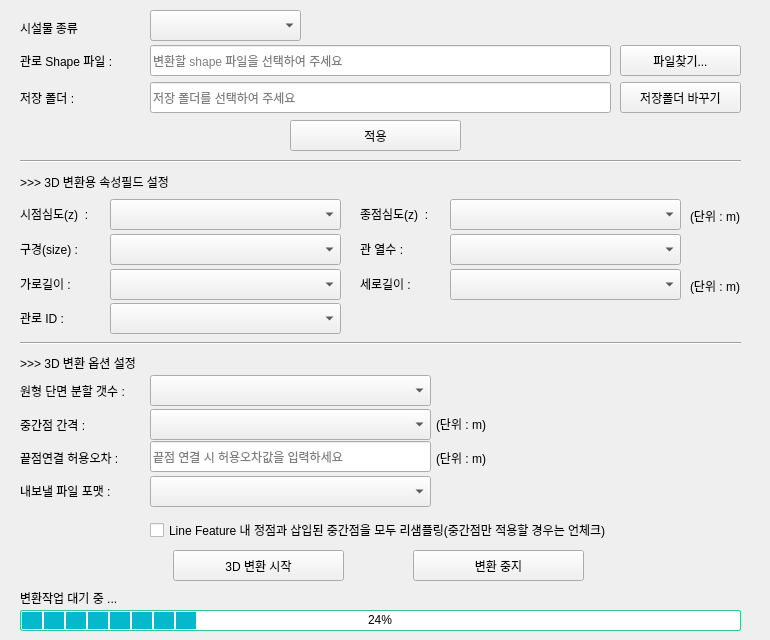
    <widget class="QWidget" name="tab_3">
     <attribute name="title">
      <string>시종점심도(하수)    </string>
     </attribute>
     <widget class="QComboBox" name="cmbExportFileFormat_3">
      <property name="geometry">
       <rect>
        <x>150</x>
        <y>476</y>
        <width>281</width>
        <height>31</height>
       </rect>
      </property>
      <property name="placeholderText">
       <string>내보낼 파일 형식을 선택하여 주세요</string>
      </property>
     </widget>
     <widget class="QPushButton" name="btnBrowse_3">
      <property name="geometry">
       <rect>
        <x>620</x>
        <y>45</y>
        <width>121</width>
        <height>31</height>
       </rect>
      </property>
      <property name="styleSheet">
       <string notr="true">background-color: #f0f0f0;</string>
      </property>
      <property name="text">
       <string>파일찾기...</string>
      </property>
      <property name="autoDefault">
       <bool>false</bool>
      </property>
     </widget>
     <widget class="QLabel" name="lblStartDepth_3">
      <property name="geometry">
       <rect>
        <x>20</x>
        <y>206</y>
        <width>81</width>
        <height>16</height>
       </rect>
      </property>
      <property name="styleSheet">
       <string notr="true">font: 600 9pt &quot;나눔고딕&quot;;</string>
      </property>
      <property name="text">
       <string>시점심도(z)  :</string>
      </property>
     </widget>
     <widget class="QLabel" name="lblFacilName_4">
      <property name="geometry">
       <rect>
        <x>20</x>
        <y>17</y>
        <width>121</width>
        <height>21</height>
       </rect>
      </property>
      <property name="font">
       <font>
        <family>나눔고딕</family>
        <pointsize>9</pointsize>
        <italic>false</italic>
        <fontweight>DemiBold</fontweight>
       </font>
      </property>
      <property name="styleSheet">
       <string notr="true">font: 600 9pt &quot;나눔고딕&quot;;</string>
      </property>
      <property name="text">
       <string>시설물 종류</string>
      </property>
     </widget>
     <widget class="QComboBox" name="cmbSizeSelect_3">
      <property name="geometry">
       <rect>
        <x>110</x>
        <y>234</y>
        <width>231</width>
        <height>31</height>
       </rect>
      </property>
      <property name="placeholderText">
       <string>원형관 구경 항목 선택</string>
      </property>
     </widget>
     <widget class="QLabel" name="label_21">
      <property name="geometry">
       <rect>
        <x>436</x>
        <y>450</y>
        <width>211</width>
        <height>16</height>
       </rect>
      </property>
      <property name="styleSheet">
       <string notr="true">font: 9pt &quot;나눔고딕&quot;;</string>
      </property>
      <property name="text">
       <string>(단위 : m)</string>
      </property>
     </widget>
     <widget class="QComboBox" name="cmbResamplingIntervals_3">
      <property name="geometry">
       <rect>
        <x>150</x>
        <y>409</y>
        <width>281</width>
        <height>31</height>
       </rect>
      </property>
      <property name="placeholderText">
       <string>선형 중간점 간격을 설정하여 주세요</string>
      </property>
     </widget>
     <widget class="Line" name="line_5">
      <property name="geometry">
       <rect>
        <x>20</x>
        <y>151</y>
        <width>721</width>
        <height>20</height>
       </rect>
      </property>
      <property name="styleSheet">
       <string notr="true">color: rgb(255, 255, 255);</string>
      </property>
      <property name="orientation">
       <enum>Qt::Orientation::Horizontal</enum>
      </property>
     </widget>
     <widget class="QLabel" name="lblShapeFile_8">
      <property name="geometry">
       <rect>
        <x>20</x>
        <y>352</y>
        <width>201</width>
        <height>21</height>
       </rect>
      </property>
      <property name="styleSheet">
       <string notr="true">font: 700 9pt &quot;맑은 고딕&quot;;</string>
      </property>
      <property name="text">
       <string>&gt;&gt;&gt; 3D 변환 옵션 설정</string>
      </property>
     </widget>
     <widget class="QComboBox" name="cmbStartDepthSelect">
      <property name="geometry">
       <rect>
        <x>110</x>
        <y>199</y>
        <width>231</width>
        <height>31</height>
       </rect>
      </property>
      <property name="placeholderText">
       <string>시점심도 항목 선택</string>
      </property>
     </widget>
     <widget class="QLabel" name="label_18">
      <property name="geometry">
       <rect>
        <x>690</x>
        <y>208</y>
        <width>71</width>
        <height>16</height>
       </rect>
      </property>
      <property name="styleSheet">
       <string notr="true">font: 9pt &quot;나눔고딕&quot;;</string>
      </property>
      <property name="text">
       <string>(단위 : m)</string>
      </property>
     </widget>
     <widget class="QLabel" name="lblCircleSeg_3">
      <property name="geometry">
       <rect>
        <x>20</x>
        <y>383</y>
        <width>116</width>
        <height>16</height>
       </rect>
      </property>
      <property name="styleSheet">
       <string notr="true">font: 600 9pt &quot;나눔고딕&quot;;</string>
      </property>
      <property name="text">
       <string>원형 단면 분할 갯수 :</string>
      </property>
     </widget>
     <widget class="QLabel" name="lblResampling_3">
      <property name="geometry">
       <rect>
        <x>20</x>
        <y>417</y>
        <width>116</width>
        <height>16</height>
       </rect>
      </property>
      <property name="styleSheet">
       <string notr="true">font: 600 9pt &quot;나눔고딕&quot;;</string>
      </property>
      <property name="text">
       <string>중간점 간격 :</string>
      </property>
     </widget>
     <widget class="Line" name="line_6">
      <property name="geometry">
       <rect>
        <x>20</x>
        <y>333</y>
        <width>721</width>
        <height>20</height>
       </rect>
      </property>
      <property name="styleSheet">
       <string notr="true">color: rgb(255, 255, 255);</string>
      </property>
      <property name="orientation">
       <enum>Qt::Orientation::Horizontal</enum>
      </property>
     </widget>
     <widget class="QLabel" name="lblShapeFile_9">
      <property name="geometry">
       <rect>
        <x>20</x>
        <y>171</y>
        <width>201</width>
        <height>21</height>
       </rect>
      </property>
      <property name="styleSheet">
       <string notr="true">font: 700 9pt &quot;맑은 고딕&quot;;</string>
      </property>
      <property name="text">
       <string>&gt;&gt;&gt; 3D 변환용 속성필드 설정</string>
      </property>
     </widget>
     <widget class="QLineEdit" name="ledShapeFile_3">
      <property name="geometry">
       <rect>
        <x>150</x>
        <y>45</y>
        <width>461</width>
        <height>31</height>
       </rect>
      </property>
      <property name="styleSheet">
       <string notr="true">font: 9pt &quot;맑은 고딕&quot;;</string>
      </property>
      <property name="placeholderText">
       <string>변환할 shape 파일을 선택하여 주세요</string>
      </property>
     </widget>
     <widget class="QPushButton" name="btnSaveFolderBrowse_3">
      <property name="geometry">
       <rect>
        <x>620</x>
        <y>82</y>
        <width>121</width>
        <height>31</height>
       </rect>
      </property>
      <property name="styleSheet">
       <string notr="true">background-color: #f0f0f0;</string>
      </property>
      <property name="text">
       <string>저장폴더 바꾸기</string>
      </property>
      <property name="autoDefault">
       <bool>false</bool>
      </property>
     </widget>
     <widget class="QPushButton" name="btnStop_3">
      <property name="geometry">
       <rect>
        <x>413</x>
        <y>550</y>
        <width>171</width>
        <height>31</height>
       </rect>
      </property>
      <property name="styleSheet">
       <string notr="true">background-color: #f0f0f0;
border-color: rgb(255, 255, 255);</string>
      </property>
      <property name="text">
       <string>변환 중지</string>
      </property>
     </widget>
     <widget class="QLabel" name="lblProgressMsg_3">
      <property name="geometry">
       <rect>
        <x>20</x>
        <y>590</y>
        <width>601</width>
        <height>16</height>
       </rect>
      </property>
      <property name="styleSheet">
       <string notr="true">font: 9pt &quot;나눔고딕&quot;;</string>
      </property>
      <property name="text">
       <string>변환작업 대기 중 ...</string>
      </property>
     </widget>
     <widget class="QLineEdit" name="ledConnectTolerance_3">
      <property name="geometry">
       <rect>
        <x>150</x>
        <y>441</y>
        <width>281</width>
        <height>31</height>
       </rect>
      </property>
      <property name="styleSheet">
       <string notr="true">font: 9pt &quot;맑은 고딕&quot;;</string>
      </property>
      <property name="placeholderText">
       <string>끝점 연결 시 허용오차값을 입력하세요</string>
      </property>
     </widget>
     <widget class="QProgressBar" name="progressBar_3">
      <property name="geometry">
       <rect>
        <x>20</x>
        <y>610</y>
        <width>721</width>
        <height>21</height>
       </rect>
      </property>
      <property name="styleSheet">
       <string notr="true">QProgressBar {
    border: 1px solid gray;
    border-radius: 2px;
    text-align: center;
    color: black;
	border-color: rgb(50, 199, 149);
}

QProgressBar::chunk {
    background-color: #05B8CC;
    width: 20px;
    margin: 0.5px;
}</string>
      </property>
      <property name="value">
       <number>24</number>
      </property>
     </widget>
     <widget class="QLabel" name="lblSaveFolder_3">
      <property name="geometry">
       <rect>
        <x>20</x>
        <y>87</y>
        <width>121</width>
        <height>21</height>
       </rect>
      </property>
      <property name="styleSheet">
       <string notr="true">font: 600 9pt &quot;나눔고딕&quot;;</string>
      </property>
      <property name="text">
       <string>저장 폴더 :</string>
      </property>
     </widget>
     <widget class="QLabel" name="label_19">
      <property name="geometry">
       <rect>
        <x>436</x>
        <y>416</y>
        <width>211</width>
        <height>16</height>
       </rect>
      </property>
      <property name="styleSheet">
       <string notr="true">font: 9pt &quot;나눔고딕&quot;;</string>
      </property>
      <property name="text">
       <string>(단위 : m)</string>
      </property>
     </widget>
     <widget class="QComboBox" name="cmbCircleSeg_3">
      <property name="geometry">
       <rect>
        <x>150</x>
        <y>375</y>
        <width>281</width>
        <height>31</height>
       </rect>
      </property>
      <property name="placeholderText">
       <string>원형 단면 분할 갯수를 선택하여 주세요</string>
      </property>
     </widget>
     <widget class="QLineEdit" name="ledSaveFolder_3">
      <property name="geometry">
       <rect>
        <x>150</x>
        <y>82</y>
        <width>461</width>
        <height>31</height>
       </rect>
      </property>
      <property name="styleSheet">
       <string notr="true">font: 9pt &quot;맑은 고딕&quot;;</string>
      </property>
      <property name="placeholderText">
       <string>저장 폴더를 선택하여 주세요</string>
      </property>
     </widget>
     <widget class="QLabel" name="lblSize_3">
      <property name="geometry">
       <rect>
        <x>20</x>
        <y>241</y>
        <width>71</width>
        <height>16</height>
       </rect>
      </property>
      <property name="styleSheet">
       <string notr="true">font: 600 9pt &quot;나눔고딕&quot;;</string>
      </property>
      <property name="text">
       <string>구경(size) :</string>
      </property>
     </widget>
     <widget class="QPushButton" name="btnStart_3">
      <property name="geometry">
       <rect>
        <x>173</x>
        <y>550</y>
        <width>171</width>
        <height>31</height>
       </rect>
      </property>
      <property name="styleSheet">
       <string notr="true">background-color: #f0f0f0;
border-color: rgb(255, 255, 255);</string>
      </property>
      <property name="text">
       <string>3D 변환 시작</string>
      </property>
     </widget>
     <widget class="QPushButton" name="btnApply_3">
      <property name="geometry">
       <rect>
        <x>290</x>
        <y>120</y>
        <width>171</width>
        <height>31</height>
       </rect>
      </property>
      <property name="styleSheet">
       <string notr="true">background-color: #f0f0f0;
border-color: rgb(255, 255, 255);</string>
      </property>
      <property name="text">
       <string>적용</string>
      </property>
     </widget>
     <widget class="QLabel" name="lblExportFile_3">
      <property name="geometry">
       <rect>
        <x>20</x>
        <y>483</y>
        <width>116</width>
        <height>16</height>
       </rect>
      </property>
      <property name="styleSheet">
       <string notr="true">font: 600 9pt &quot;나눔고딕&quot;;</string>
      </property>
      <property name="text">
       <string>내보낼 파일 포맷 :</string>
      </property>
     </widget>
     <widget class="QLabel" name="lblConnectTol_3">
      <property name="geometry">
       <rect>
        <x>20</x>
        <y>450</y>
        <width>116</width>
        <height>16</height>
       </rect>
      </property>
      <property name="styleSheet">
       <string notr="true">font: 600 9pt &quot;나눔고딕&quot;;</string>
      </property>
      <property name="text">
       <string>끝점연결 허용오차 :</string>
      </property>
     </widget>
     <widget class="QComboBox" name="cmbFacilType_3">
      <property name="geometry">
       <rect>
        <x>150</x>
        <y>10</y>
        <width>151</width>
        <height>31</height>
       </rect>
      </property>
      <property name="placeholderText">
       <string>관로종류 선택</string>
      </property>
     </widget>
     <widget class="QLabel" name="lblShapeFile_7">
      <property name="geometry">
       <rect>
        <x>20</x>
        <y>50</y>
        <width>121</width>
        <height>21</height>
       </rect>
      </property>
      <property name="styleSheet">
       <string notr="true">font: 600 9pt &quot;나눔고딕&quot;;</string>
      </property>
      <property name="text">
       <string>관로 Shape 파일 :</string>
      </property>
     </widget>
     <widget class="QComboBox" name="cmbEndDepthSelect">
      <property name="geometry">
       <rect>
        <x>450</x>
        <y>199</y>
        <width>231</width>
        <height>31</height>
       </rect>
      </property>
      <property name="placeholderText">
       <string>종점심도 항목 선택</string>
      </property>
     </widget>
     <widget class="QLabel" name="lblStartDepth_5">
      <property name="geometry">
       <rect>
        <x>360</x>
        <y>206</y>
        <width>81</width>
        <height>16</height>
       </rect>
      </property>
      <property name="styleSheet">
       <string notr="true">font: 600 9pt &quot;나눔고딕&quot;;</string>
      </property>
      <property name="text">
       <string>종점심도(z)  :</string>
      </property>
     </widget>
     <widget class="QLabel" name="lblStartDepth_6">
      <property name="geometry">
       <rect>
        <x>20</x>
        <y>276</y>
        <width>71</width>
        <height>16</height>
       </rect>
      </property>
      <property name="styleSheet">
       <string notr="true">font: 600 9pt &quot;나눔고딕&quot;;</string>
      </property>
      <property name="text">
       <string>가로길이 :</string>
      </property>
     </widget>
     <widget class="QComboBox" name="cmbHightSelect">
      <property name="geometry">
       <rect>
        <x>450</x>
        <y>269</y>
        <width>231</width>
        <height>31</height>
       </rect>
      </property>
      <property name="placeholderText">
       <string>박스형관 세로길이 항목 선택</string>
      </property>
     </widget>
     <widget class="QComboBox" name="cmbWidthSelect">
      <property name="geometry">
       <rect>
        <x>110</x>
        <y>269</y>
        <width>231</width>
        <height>31</height>
       </rect>
      </property>
      <property name="placeholderText">
       <string>박스형관 가로길이 항목 선택</string>
      </property>
     </widget>
     <widget class="QLabel" name="lblStartDepth_7">
      <property name="geometry">
       <rect>
        <x>360</x>
        <y>276</y>
        <width>81</width>
        <height>16</height>
       </rect>
      </property>
      <property name="styleSheet">
       <string notr="true">font: 600 9pt &quot;나눔고딕&quot;;</string>
      </property>
      <property name="text">
       <string>세로길이 :</string>
      </property>
     </widget>
     <widget class="QLabel" name="label_22">
      <property name="geometry">
       <rect>
        <x>690</x>
        <y>278</y>
        <width>71</width>
        <height>16</height>
       </rect>
      </property>
      <property name="styleSheet">
       <string notr="true">font: 9pt &quot;나눔고딕&quot;;</string>
      </property>
      <property name="text">
       <string>(단위 : m)</string>
      </property>
     </widget>
     <widget class="QLabel" name="lblPipeRow">
      <property name="geometry">
       <rect>
        <x>360</x>
        <y>241</y>
        <width>71</width>
        <height>16</height>
       </rect>
      </property>
      <property name="styleSheet">
       <string notr="true">font: 600 9pt &quot;나눔고딕&quot;;</string>
      </property>
      <property name="text">
       <string>관 열수 :</string>
      </property>
     </widget>
     <widget class="QComboBox" name="cmbPipeRow">
      <property name="geometry">
       <rect>
        <x>450</x>
        <y>234</y>
        <width>231</width>
        <height>31</height>
       </rect>
      </property>
      <property name="placeholderText">
       <string>관열갯수 항목 선택</string>
      </property>
     </widget>
     <widget class="QComboBox" name="cmbFeatureID_3">
      <property name="geometry">
       <rect>
        <x>110</x>
        <y>303</y>
        <width>231</width>
        <height>31</height>
       </rect>
      </property>
      <property name="placeholderText">
       <string>관로ID 항목 선택</string>
      </property>
     </widget>
     <widget class="QLabel" name="lblFeatureID_3">
      <property name="geometry">
       <rect>
        <x>20</x>
        <y>310</y>
        <width>81</width>
        <height>16</height>
       </rect>
      </property>
      <property name="styleSheet">
       <string notr="true">font: 600 9pt &quot;나눔고딕&quot;;</string>
      </property>
      <property name="text">
       <string>관로 ID :</string>
      </property>
     </widget>
     <widget class="QCheckBox" name="chkResampleOption_3">
      <property name="geometry">
       <rect>
        <x>150</x>
        <y>520</y>
        <width>571</width>
        <height>20</height>
       </rect>
      </property>
      <property name="text">
       <string>Line Feature 내 정점과 삽입된 중간점을 모두 리샘플링(중간점만 적용할 경우는 언체크)</string>
      </property>
     </widget>
    </widget>
